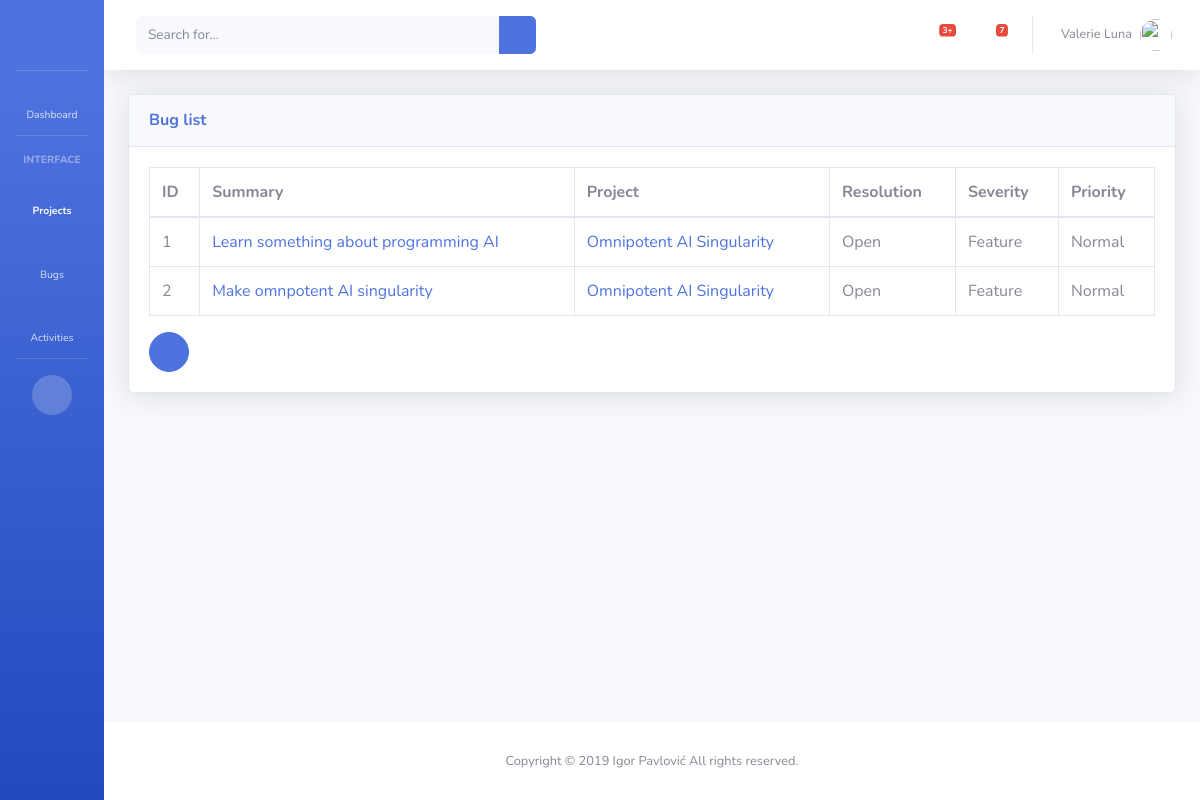
Page /bug/ (signed in) on the committed database.
### bug/models.py (models this page shows, shortened)
class Bug(models.Model):
    CATEGORY = [
        ('FRONT', 'Frontend'),
        ('BACK', 'Backend'),
        ('OTHER', 'Other'),
    ]
    VIEW_STATUS = [
        ('1', 'Public'),
        ('0', 'Private'),
    ]
    PRIORITY = [
        ('0', 'None'),
        ('1', 'Low'),
        ('2', 'Normal'),
        ('3', 'High'),
        ('4', 'Urgent'),
        ('5', 'Immediate'),
    ]
    RESOLUTION = [
        ('0', 'Open'),
        ('1', 'Reopened'),
        ('2', 'Unable to reproduce'),
        ('3', 'Closed'),
        ('4', 'Suspended'),
    ]
    SEVERITY = [
        ('0', 'Feature'),
        ('1', 'Trivial'),
        ('2', 'Text'),
        ('3', 'Tweak'),
        ('4', 'Minor'),
        ('5', 'Major'),
        ('6', 'Crash'),
        ('7', 'Block'),
    ]
    category     = models.CharField(max_length=10, choices=CATEGORY, default='OTHER')
    view_status  = models.CharField(max_length=1, choices=VIEW_STATUS, default='1')
    priority     = models.CharField(max_length=1, choices=PRIORITY, default='0')
    resolution   = models.CharField(max_length=1, choices=RESOLUTION, default='0')
    severity     = models.CharField(max_length=1, choices=SEVERITY, default='0')
    created_on   = models.DateTimeField(auto_now_add=True)
    updated_on   = models.DateTimeField(auto_now=True)
    author       = models.ForeignKey(settings.AUTH_USER_MODEL, null=True, on_delete=models.SET_NULL, related_name='bugs_author')
    assigned_to  = models.ForeignKey(settings.AUTH_USER_MODEL, blank=True, null=True, on_delete=models.SET_NULL, related_name="bugs_assigned_to")
    project      = models.ForeignKey(Project, on_delete=models.CASCADE, related_name="projects")
    summary      = models.CharField(max_length=120)
    description  = models.TextField(null=True, blank=True)
    objects      = BugManager()
    def get_absolute_url(self):
        return f"/bug/{self.id}"

### project/models.py (models this page shows, shortened)
class Project(models.Model):
    name         = models.CharField(max_length=70)
    description  = models.TextField()
    author       = models.ForeignKey(settings.AUTH_USER_MODEL, null=True, on_delete=models.SET_NULL, related_name='project_authors')
    created_on   = models.DateTimeField(auto_now_add=True)
    updated_on   = models.DateTimeField(auto_now=True)
    def __str__(self):
        return f"{self.name}"
    def get_absolute_url(self):
        return f"/project/{self.id}"

### bug/views.py (the view)
# urls.py: path("", list_view),
def list_view(request):
    query = app_model.objects.all()
    template = "list.html"
    context = {
                "appname_lower": appname_lower,
                "appname_caps": appname_caps,
                "page_title": f"{appname_caps} list",
                "main_content": True,
                "query": query,
                }
    return render(request, template, context)

### bug/models.py (called while the page is built)
    def get_queryset(self):
        return BugQuerySet(self.model, using=self._db)

### templates/list.html (shortened to what this page needs)
{% extends "base/content.html" %}
{% block controls %}
    {% if request.user.is_authenticated %}
        <a href="/{{ appname_lower }}/create" class="btn btn-primary btn-circle">
           <i class="fas fa-plus"></i>
        </a>
    {% endif %}
{% endblock controls %}
{% block content %}
    {% include appname_lower|add:"/list.html" %}
{% endblock %}

### bug/templates/bug/list.html (shortened to what this page needs)
        <div class="table-responsive">
          <table class="table table-bordered" id="dataTable" width="100%" cellspacing="0">
            <thead>
              <tr>
                <th>ID</th>
                <th>Summary</th>
                <th>Project</th>
                <th>Resolution</th>
                <th>Severity</th>
                <th>Priority</th>
              </tr>
            </thead>
            <tbody>
              {% for object in query %}
              <tr>
                <td>{{ object.id }}</td>
                <td><a href="{{ object.get_absolute_url }}">{{ object.summary }}</a></td>
                <td><a href="{{ object.project.get_absolute_url }}">{{ object.project }}</a></td>
                <td>{{ object.get_resolution_display }}</td>
                <td>{{ object.get_severity_display }}</td>
                <td>{{ object.get_priority_display }}</td>
              </tr>
              {% endfor %}
            </tbody>
          </table>
        </div>

### rows in the picture
Bug: id "1", summary "Learn something about programming AI", project "Omnipotent AI Singularity", resolution "Open", severity "Feature", priority "Normal"
Bug: id "2", summary "Make omnpotent AI singularity", project "Omnipotent AI Singularity", resolution "Open", severity "Feature", priority "Normal"

### other values in the picture
{{ page_title }} "Bug list"
